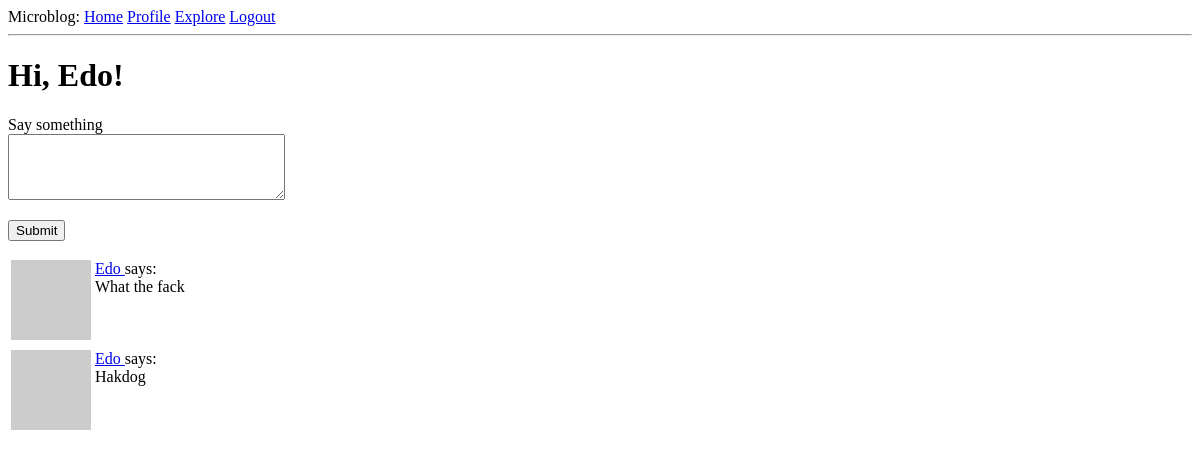
Before: /index (signed in) with the older database file.
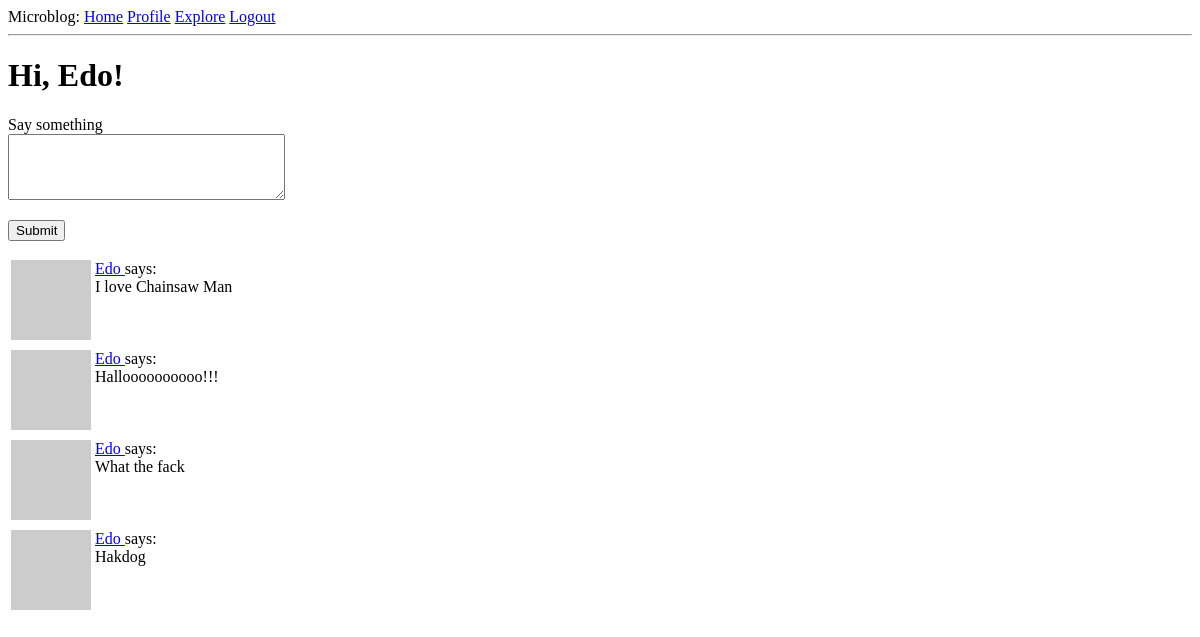
After: the same page with the newer database file.
### app/models.py (models this page shows, shortened)
class Post(db.Model):
        id = db.Column(db.Integer, primary_key=True)
        body = db.Column(db.String(140))
        timestamp = db.Column(db.DateTime, index=True, default=datetime.utcnow)
        user_id = db.Column(db.Integer, db.ForeignKey('user.id'))

class User(UserMixin, db.Model):
        id = db.Column(db.Integer, primary_key=True)
        username = db.Column(db.String(64), index=True, unique=True)
        email = db.Column(db.String(120), index=True, unique=True)
        password_hash = db.Column(db.String(128))
        posts = db.relationship('Post', backref='author', lazy='dynamic')
        about_me = db.Column(db.String(140))
        last_seen = db.Column(db.DateTime, default=datetime.utcnow)
        followed = db.relationship(
                'User', secondary=followers,
                primaryjoin=(followers.c.follower_id == id),
                secondaryjoin=(followers.c.followed_id == id),
                backref=db.backref('followers', lazy='dynamic'), lazy='dynamic'
        )
        def avatar(self, size):
                digest = md5(self.email.lower().encode('utf-8')).hexdigest()
                return f'https://robohash.org/{digest}.png?size={size}x{size}&set=set5'
        def followed_posts(self):
                followed = Post.query.join(
                        followers, (followers.c.followed_id == Post.user_id)).filter(
                                followers.c.follower_id == self.id)
                own = Post.query.filter_by(user_id=self.id)
                return followed.union(own).order_by(Post.timestamp.desc())

### app/routes.py (the view)
@app.route('/', methods=['GET', 'POST'])
@app.route('/index', methods=['GET', 'POST'])
@login_required
def index():
        form = PostForm()
        if form.validate_on_submit():
                post = Post(body=form.post.data, author=current_user)
                db.session.add(post)
                db.session.commit()
                flash('Your post is now live!')
                return redirect(url_for('index'))
        page = request.args.get('page', 1, type=int)
        posts = current_user.followed_posts().paginate(
                page=page,
                per_page=app.config['POSTS_PER_PAGE'],
                error_out=False)
        next_url = url_for('index', page=posts.next_num) if posts.has_next else None
        prev_url = url_for('index', page=posts.prev_num) if posts.has_prev else None
        return render_template('index.html', title='Home', form=form, posts=posts.items, next_url=next_url, prev_url=prev_url)

### app/forms.py
class PostForm(FlaskForm):
        post = TextAreaField('Say something', validators=[
                DataRequired(), Length(min=1, max=140)
        ])
        submit = SubmitField('Submit')

### app/models.py (called while the page is built)
@login.user_loader
def load_user(id):
        return User.query.get(int(id))

### app/routes.py (called while the page is built)
@app.before_request
def before_request():
        if current_user.is_authenticated:
                current_user.last_seen = datetime.now(timezone.utc)
                db.session.commit()

### app/templates/index.html (shortened to what this page needs)
{% extends "base.html" %}
{% block content %}
        <h1>Hi, {{current_user.username.title()}}!</h1>
        {% if form %}
        <form action="" method="post">
                <p>
                        {{ form.post.label }} <br>
                        {{ form.post(cols=32, rows=4) }} <br>
                </p>
                <p>{{ form.submit() }}</p>
        </form>
        {% endif %}
        {% for post in posts %}
                {% include '_post.html' %}
        {% endfor %}
{% endblock %}

### app/templates/_post.html
<table>
        <tr valign="top">
                <td><img src="{{ post.author.avatar(36) }}" alt=""></td>
                <td>
                        <a href="{{ url_for('user', username=post.author.username) }}">
                                {{ post.author.username.title() }}
                        </a>
                        says: <br>{{ post.body }}
                </td>
        </tr>
</table>

Changed rows visible on the page:
added Post: author.username "Edo", body "I love Chainsaw Man"
added Post: author.username "Edo", body "Halloooooooooo!!!"
